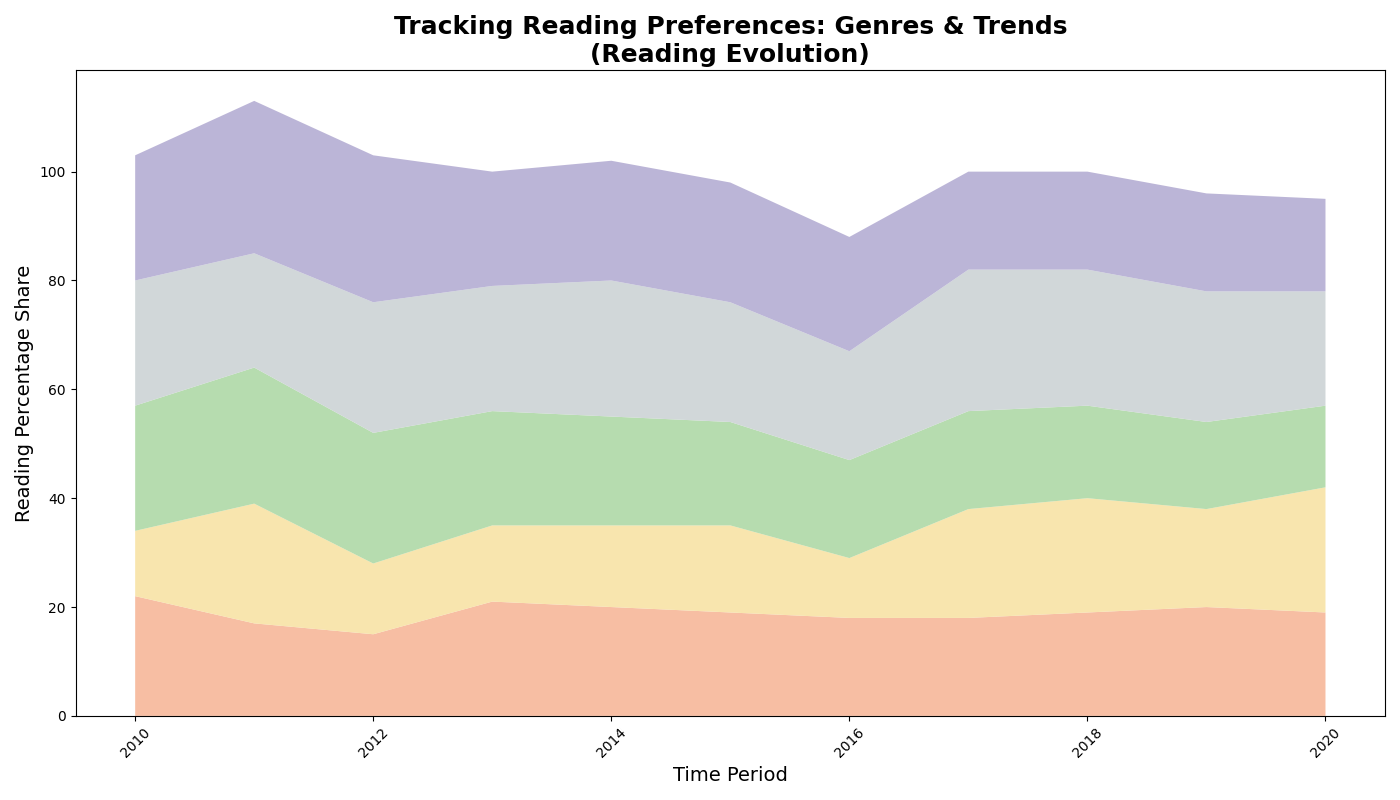

The Python source for this figure:
import matplotlib.pyplot as plt
import numpy as np

years = np.arange(2010, 2021)

fantasy = np.array([22, 17, 15, 21, 20, 19, 18, 18, 19, 20, 19])
sci_fi = np.array([12, 22, 13, 14, 15, 16, 11, 20, 21, 18, 23])
mystery = np.array([23, 25, 24, 21, 20, 19, 18, 18, 17, 16, 15])
romance = np.array([23, 21, 24, 23, 25, 22, 20, 26, 25, 24, 21])
non_fiction = np.array([23, 28, 27, 21, 22, 22, 21, 18, 18, 18, 17])

fig, ax = plt.subplots(figsize=(14, 8))

ax.stackplot(years, fantasy, sci_fi, mystery, romance, non_fiction,
             colors=['#f6b393', '#f7e1a0', '#aad6a1', '#c9d1d3', '#b0a8d0'], alpha=0.85)

ax.set_title('Tracking Reading Preferences: Genres & Trends\n(Reading Evolution)', fontsize=18, fontweight='bold', loc='center')
ax.set_xlabel('Time Period', fontsize=14)
ax.set_ylabel('Reading Percentage Share', fontsize=14)

plt.setp(ax.xaxis.get_majorticklabels(), rotation=45)

plt.tight_layout()
plt.show()
